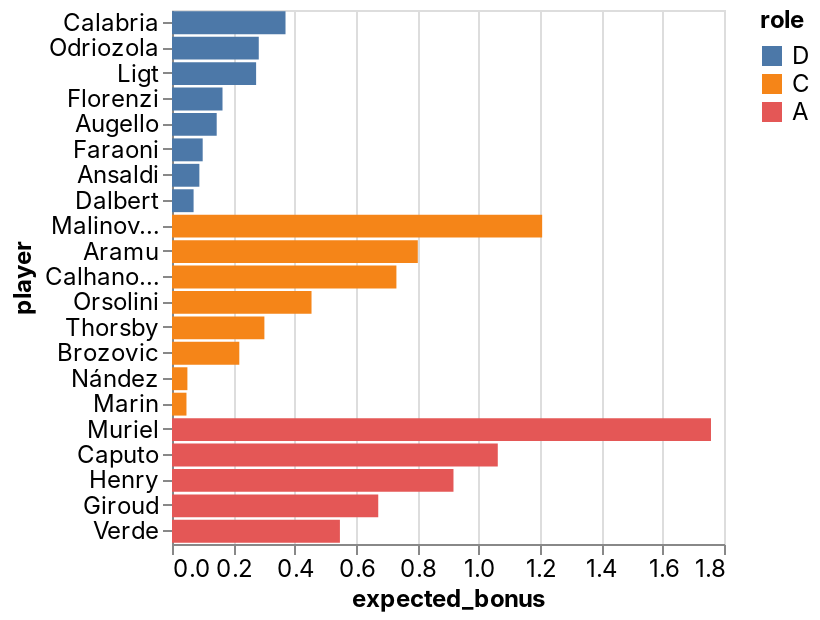

Write notebook code for a chart like this one.
### Code cell
_deepnote_run_altair(team, """{"$schema":"https://vega.github.io/schema/vega-lite/v4.json","mark":{"type":"bar","tooltip":{"content":"data"}},"height":220,"autosize":{"type":"fit"},"data":{"name":"placeholder"},"encoding":{"x":{"field":"expected_bonus","type":"quantitative","sort":null,"scale":{"type":"linear","zero":false}},"y":{"field":"player","type":"nominal","sort":null,"scale":{"type":"linear","zero":true}},"color":{"field":"role","type":"nominal","sort":null,"scale":{"type":"linear","zero":false}}}}""")

### Figure 1 — Vega-Lite specification as saved in the notebook (floating-point values rounded to 4 significant figures)
{"config": {"view": {"continuousWidth": 400, "continuousHeight": 300}, "area": {"fill": "#51C0E9"}, "axis": {"labelFont": "Inter, sans-serif", "labelFontSize": 12, "labelFontWeight": "normal", "labelLimit": 60, "labelOverlap": "greedy", "titleFont": "Inter, sans-serif", "titleFontSize": 12, "titleFontWeight": "bold"}, "background": "#ffffff", "legend": {"labelFont": "Inter, sans-serif", "labelFontSize": 12, "titleFont": "Inter, sans-serif", "titleFontSize": 12, "titleFontWeight": "bold"}, "line": {"stroke": "#51C0E9", "strokeWidth": 2}, "rect": {"fill": "#51C0E9"}, "title": {"anchor": "start", "color": "#000000", "font": "Inter, sans-serif", "fontSize": 22, "fontWeight": "normal"}}, "data": {"name": "data-86b217130ec6c87a25138a1e1acb5849"}, "mark": {"type": "bar", "tooltip": {"content": "data"}}, "autosize": {"type": "fit"}, "encoding": {"color": {"type": "nominal", "field": "role", "scale": {"type": "linear", "zero": false}, "sort": null}, "x": {"type": "quantitative", "field": "expected_bonus", "scale": {"type": "linear", "zero": false}, "sort": null}, "y": {"type": "nominal", "field": "player", "scale": {"type": "linear", "zero": true}, "sort": null}}, "height": 300, "width": "container", "$schema": "https://vega.github.io/schema/vega-lite/v4.json", "datasets": {"data-86b217130ec6c87a25138a1e1acb5849": [{"fanta_team": "AC Picchia", "role": "D", "player": "Calabria", "team": "AC Milan", "opponent": "Inter", "date": "2022-02-05T00:00:00", "expected_bonus": 0.3702}, {"fanta_team": "AC Picchia", "role": "D", "player": "Odriozola", "team": "Fiorentina", "opponent": "Lazio", "date": "2022-02-05T00:00:00", "expected_bonus": 0.2829}, {"fanta_team": "AC Picchia", "role": "D", "player": "Ligt", "team": "Juventus", "opponent": "Verona", "date": "2022-02-06T00:00:00", "expected_bonus": 0.2743}, {"fanta_team": "AC Picchia", "role": "D", "player": "Florenzi", "team": "AC Milan", "opponent": "Inter", "date": "2022-02-05T00:00:00", "expected_bonus": 0.1647}, {"fanta_team": "AC Picchia", "role": "D", "player": "Augello", "team": "Sampdoria", "opponent": "Sassuolo", "date": "2022-02-06T00:00:00", "expected_bonus": 0.1458}, {"fanta_team": "AC Picchia", "role": "D", "player": "Faraoni", "team": "Verona", "opponent": "Juventus", "date": "2022-02-06T00:00:00", "expected_bonus": 0.1001}, {"fanta_team": "AC Picchia", "role": "D", "player": "Ansaldi", "team": "Torino", "opponent": "Udinese", "date": "2022-02-06T00:00:00", "expected_bonus": 0.08923}, {"fanta_team": "AC Picchia", "role": "D", "player": "Dalbert", "team": "Cagliari", "opponent": "Atalanta", "date": "2022-02-06T00:00:00", "expected_bonus": 0.07041}, {"fanta_team": "AC Picchia", "role": "C", "player": "Malinovskiy", "team": "Atalanta", "opponent": "Cagliari", "date": "2022-02-06T00:00:00", "expected_bonus": 1.207}, {"fanta_team": "AC Picchia", "role": "C", "player": "Aramu", "team": "Venezia", "opponent": "Napoli", "date": "2022-02-06T00:00:00", "expected_bonus": 0.8015}, {"fanta_team": "AC Picchia", "role": "C", "player": "Calhanoglu", "team": "Inter", "opponent": "AC Milan", "date": "2022-02-05T00:00:00", "expected_bonus": 0.7318}, {"fanta_team": "AC Picchia", "role": "C", "player": "Orsolini", "team": "Bologna", "opponent": "Empoli", "date": "2022-02-06T00:00:00", "expected_bonus": 0.455}, {"fanta_team": "AC Picchia", "role": "C", "player": "Thorsby", "team": "Sampdoria", "opponent": "Sassuolo", "date": "2022-02-06T00:00:00", "expected_bonus": 0.3013}, {"fanta_team": "AC Picchia", "role": "C", "player": "Brozovic", "team": "Inter", "opponent": "AC Milan", "date": "2022-02-05T00:00:00", "expected_bonus": 0.2195}, {"fanta_team": "AC Picchia", "role": "C", "player": "Nández", "team": "Cagliari", "opponent": "Atalanta", "date": "2022-02-06T00:00:00", "expected_bonus": 0.05021}, {"fanta_team": "AC Picchia", "role": "C", "player": "Marin", "team": "Cagliari", "opponent": "Atalanta", "date": "2022-02-06T00:00:00", "expected_bonus": 0.04717}, {"fanta_team": "AC Picchia", "role": "A", "player": "Muriel", "team": "Atalanta", "opponent": "Cagliari", "date": "2022-02-06T00:00:00", "expected_bonus": 1.758}, {"fanta_team": "AC Picchia", "role": "A", "player": "Caputo", "team": "Sampdoria", "opponent": "Sassuolo", "date": "2022-02-06T00:00:00", "expected_bonus": 1.062}, {"fanta_team": "AC Picchia", "role": "A", "player": "Henry", "team": "Venezia", "opponent": "Napoli", "date": "2022-02-06T00:00:00", "expected_bonus": 0.9179}, {"fanta_team": "AC Picchia", "role": "A", "player": "Giroud", "team": "AC Milan", "opponent": "Inter", "date": "2022-02-05T00:00:00", "expected_bonus": 0.6725}, {"fanta_team": "AC Picchia", "role": "A", "player": "Verde", "team": "Spezia", "opponent": "Salernitana", "date": "2022-02-07T00:00:00", "expected_bonus": 0.5475}]}}
